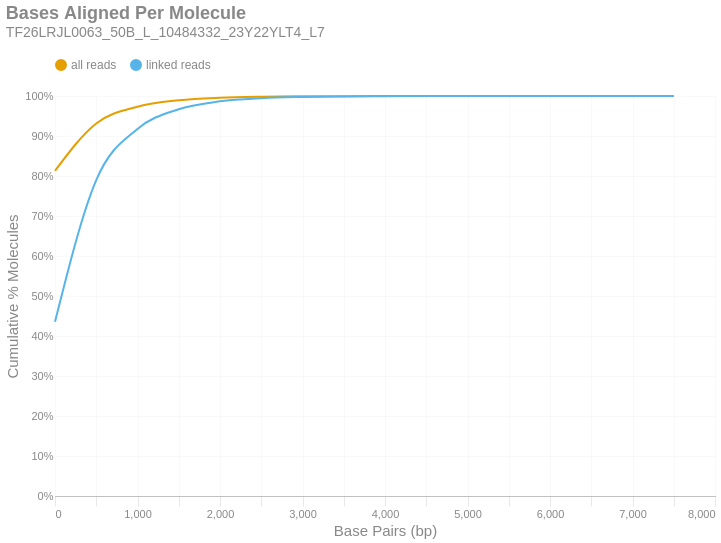

The notebook cell saved with this chart:
### Markdown cell above
### Bases Aligned Per Molecule
This is a cumulative frequency distribution showing the number of base pairs aligned per unique molecule. These data are shown in 500 bp bins. There are two distributions: one with `all reads` (yellow) and another with only `linked reads` (blue). The percent of molecules in the `linked reads` distribution is relative to the total number of linked molecules.

### Code cell
if SKIPLR:
    print_html(f"Skipped")
else:
    binned_df = consolidated_hist(valids['aligned_bp'], mask, 500, True)
    with SafeRender(binned_df):
        (
            density_plot(binned_df, 'Bases Aligned Per Molecule', samplename, 'basesper')
            .encode(
                x=alt.X('bin:Q', title="Base Pairs (bp)").axis(tickMinStep=500).scale(padding=0),
                y=alt.Y('value:Q', title='Cumulative % Molecules')
                    .axis(format='%')
                    .scale(domain = [0,1])
                    .stack(False),
                color=alt.Color("key:N").scale(domain = ["all reads", "linked reads"]),
                tooltip = [
                    alt.Tooltip("key:N", title = "Data Type"),
                    alt.Tooltip("range_label:N", title="Bases Aligned Per Molecule"),
                    alt.Tooltip("value:Q", format = ".2%", title="% Molecules (Cum.)")
                ]
            )
        ).display()

### Figure 1 — Vega-Lite specification as saved in the notebook (floating-point values rounded to 4 significant figures)
{"width": "container", "height": 400, "config": {"title": {"anchor": "start", "dy": -15, "fontSize": 18, "color": "#888888", "subtitleColor": "#888888", "subtitleFontSize": 14}, "arc": {"fill": "#0072B2"}, "axis": {"domainColor": "#888888", "domainWidth": 0.5, "gridWidth": 0.2, "grid": false, "titleFontWeight": 400, "titleFontSize": 15, "labelFontSize": 11, "labelColor": "#888888", "tickColor": "#888888", "tickWidth": 0.2, "titleColor": "#888888"}, "axisBand": {"grid": false}, "axisX": {"grid": true, "tickSize": 10, "domainCap": "round"}, "axisY": {"domain": false, "grid": true, "tickSize": 0, "domainCap": "round"}, "background": "transparent", "header": {"labelFontSize": 15, "labelColor": "#888888", "titleFontSize": 15, "titleFontWeight": 600, "titleColor": "#888888"}, "legend": {"labelFont": "sans-serif", "labelFontSize": 12, "labelColor": "#888888", "symbolSize": 100, "symbolType": "circle", "titleFontSize": 12, "titlePadding": 10, "titleColor": "#888888", "title": null, "orient": "top"}, "range": {"category": ["#E69F00", "#56B4E9", "#009E73", "#F0E442", "#0072B2", "#D55E00", "#CC79A7", "#000000"], "diverging": ["#cfe8f3", "#a2d4ec", "#73bfe2", "#46abdb", "#1696d2", "#12719e"]}, "area": {"fill": "#0072B2", "fillOpacity": 0.7, "line": true, "strokeOpacity": 0.7}, "line": {"color": "#0072B2", "stroke": "#0072B2", "strokeWidth": 2}, "trail": {"color": "#0072B2", "stroke": "#0072B2", "strokeWidth": 0, "size": 1}, "point": {"filled": true, "fillOpacity": 1.0, "size": 95}, "text": {"color": "#888888", "fontSize": 11, "align": "right", "fontWeight": 400, "size": 11}, "bar": {"fill": "#0072B2", "stroke": null}, "view": {"stroke": null, "continuousWidth": 660, "continuousHeight": 400}}, "data": {"name": "data-d11bffaeabfedb6874a162eecdead8dd"}, "mark": {"type": "line", "interpolate": "monotone", "point": {"opacity": 0, "size": 275}}, "encoding": {"color": {"field": "key", "scale": {"domain": ["all reads", "linked reads"]}, "type": "nominal"}, "tooltip": [{"field": "key", "title": "Data Type", "type": "nominal"}, {"field": "range_label", "title": "Bases Aligned Per Molecule", "type": "nominal"}, {"field": "value", "format": ".2%", "title": "% Molecules (Cum.)", "type": "quantitative"}], "x": {"axis": {"tickMinStep": 500}, "field": "bin", "scale": {"padding": 0}, "title": "Base Pairs (bp)", "type": "quantitative"}, "y": {"axis": {"format": "%"}, "field": "value", "scale": {"domain": [0, 1]}, "stack": false, "title": "Cumulative % Molecules", "type": "quantitative"}}, "params": [{"name": "param_c36ac31b6afebe62", "select": {"type": "point", "fields": ["key"]}, "bind": "legend"}], "title": {"text": "Bases Aligned Per Molecule", "subtitle": "TF26LRJL0063_50B_L_10484332_23Y22YLT4_L7"}, "transform": [{"fold": ["all reads (cumsum)", "linked reads (cumsum)"]}, {"calculate": "replace(datum.key, ' (cumsum)', '')", "as": "key"}, {"filter": {"param": "param_c36ac31b6afebe62"}}], "usermeta": {"embedOptions": {"downloadFileName": "TF26LRJL0063_50B_L_10484332_23Y22YLT4_L7.basesper"}}, "$schema": "https://vega.github.io/schema/vega-lite/v6.4.1.json", "datasets": {"data-d11bffaeabfedb6874a162eecdead8dd": [{"bin": "0.0", "interval": "0.0-500.0", "all reads": 0.8129, "linked reads": 0.4356, "all reads (cumsum)": 0.8129, "linked reads (cumsum)": 0.4356, "range_label": "0-499"}, {"bin": "500.0", "interval": "500.0-1000.0", "all reads": 0.1186, "linked reads": 0.3544, "all reads (cumsum)": 0.9314, "linked reads (cumsum)": 0.7899, "range_label": "500-999"}, {"bin": "1000.0", "interval": "1000.0-1500.0", "all reads": 0.04173, "linked reads": 0.1277, "all reads (cumsum)": 0.9732, "linked reads (cumsum)": 0.9176, "range_label": "1000-1499"}, {"bin": "1500.0", "interval": "1500.0-2000.0", "all reads": 0.01609, "linked reads": 0.04939, "all reads (cumsum)": 0.9893, "linked reads (cumsum)": 0.967, "range_label": "1500-1999"}, {"bin": "2000.0", "interval": "2000.0-2500.0", "all reads": 0.006399, "linked reads": 0.01966, "all reads (cumsum)": 0.9957, "linked reads (cumsum)": 0.9867, "range_label": "2000-2499"}, {"bin": "2500.0", "interval": "2500.0-3000.0", "all reads": 0.002518, "linked reads": 0.007735, "all reads (cumsum)": 0.9982, "linked reads (cumsum)": 0.9944, "range_label": "2500-2999"}, {"bin": "3000.0", "interval": "3000.0-3500.0", "all reads": 0.00102, "linked reads": 0.003132, "all reads (cumsum)": 0.9992, "linked reads (cumsum)": 0.9976, "range_label": "3000-3499"}, {"bin": "3500.0", "interval": "3500.0-4000.0", "all reads": 0.0004586, "linked reads": 0.001409, "all reads (cumsum)": 0.9997, "linked reads (cumsum)": 0.999, "range_label": "3500-3999"}, {"bin": "4000.0", "interval": "4000.0-4500.0", "all reads": 0.0001677, "linked reads": 0.0005151, "all reads (cumsum)": 0.9998, "linked reads (cumsum)": 0.9995, "range_label": "4000-4499"}, {"bin": "4500.0", "interval": "4500.0-5000.0", "all reads": 9.789e-05, "linked reads": 0.0003007, "all reads (cumsum)": 0.9999, "linked reads (cumsum)": 0.9998, "range_label": "4500-4999"}, {"bin": "5000.0", "interval": "5000.0-5500.0", "all reads": 3.263e-05, "linked reads": 0.0001002, "all reads (cumsum)": 1.0, "linked reads (cumsum)": 0.9999, "range_label": "5000-5499"}, {"bin": "5500.0", "interval": "5500.0-6000.0", "all reads": 2.629e-05, "linked reads": 8.075e-05, "all reads (cumsum)": 1.0, "linked reads (cumsum)": 1.0, "range_label": "5500-5999"}, {"bin": "6000.0", "interval": "6000.0-6500.0", "all reads": 7.251e-06, "linked reads": 2.227e-05, "all reads (cumsum)": 1.0, "linked reads (cumsum)": 1.0, "range_label": "6000-6499"}, {"bin": "6500.0", "interval": "6500.0-7000.0", "all reads": 2.719e-06, "linked reads": 8.353e-06, "all reads (cumsum)": 1.0, "linked reads (cumsum)": 1.0, "range_label": "6500-6999"}, {"bin": "7000.0", "interval": "7000.0-7500.0", "all reads": 9.064e-07, "linked reads": 2.784e-06, "all reads (cumsum)": 1.0, "linked reads (cumsum)": 1.0, "range_label": "7000-7499"}, {"bin": "7500.0", "interval": "7500.0-8000.0", "all reads": 9.064e-07, "linked reads": 2.784e-06, "all reads (cumsum)": 1.0, "linked reads (cumsum)": 1.0, "range_label": "7500-7999"}]}}
